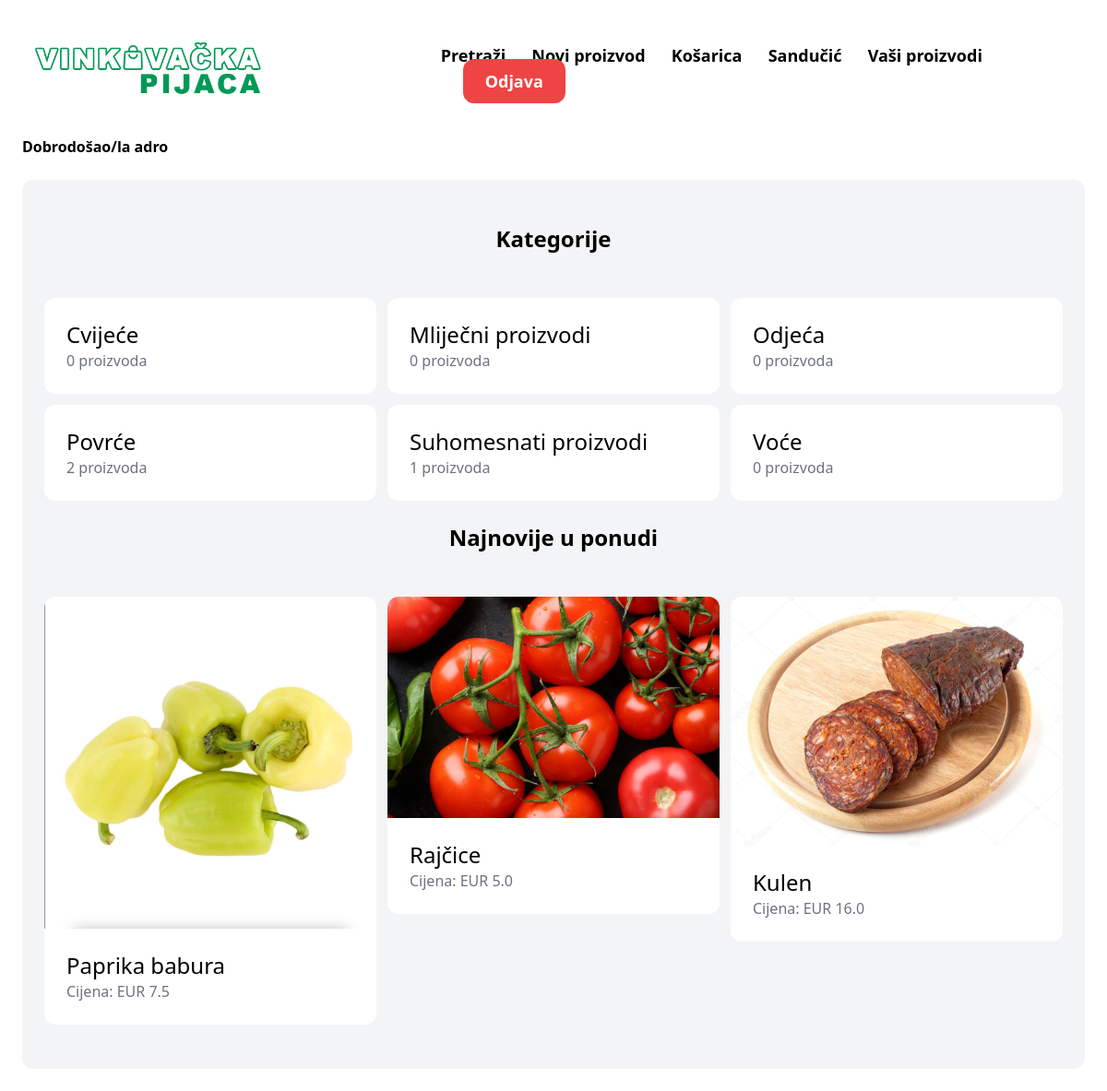
Page / (signed in) on the committed database.
### item/models.py (models this page shows, shortened)
class Category(models.Model):
    title = models.CharField(max_length=255)
    class Meta:
        ordering = ('title',)
        verbose_name_plural = 'Categories'

class Item(models.Model):
    category = models.ForeignKey(Category, related_name='items', on_delete=models.CASCADE)
    title = models.CharField(max_length=255)
    description = models.TextField(blank=True, null=True)
    price = models.FloatField()
    image = models.ImageField(upload_to='item_images', blank=True, null=True)
    created_at = models.DateTimeField(auto_now_add=True)
    created_by = models.ForeignKey(User, related_name='items', on_delete=models.CASCADE)

### home/views.py (the view)
# urls.py: path('', views.index, name='index')
def index(request):
    items = Item.objects.all()[0:6]
    categories = Category.objects.all()
    context = {
        'categories': categories,
        'items': items,
    }
    return render(request, 'home/index.html', context)

### home/templates/home/index.html (shortened to what this page needs)
{% extends 'home/base.html' %}
{% block content %}
    {% if request.user.is_authenticated %}
        <p><strong>Dobrodošao/la {{ request.user.username }}</strong><p>
    {% endif %}
    <div class="mt-6 px-6 py-12 bg-gray-100 rounded-xl">
        <div class="pb-6 bg-gray-100 rounded-xl">
            <h2 class="mb-12 text-2xl text-center"><b>Kategorije</b></h2>
            <div class="grid grid-cols-3 gap-3">
                {% for category in categories %}
                    <div>
                        <a href="{% url 'item:items' %}?category={{ category.id }}">
                            <div class="p-6 bg-white rounded-xl">
                                <h2 class="text-2xl">{{ category.title }}</h2>
                                <p class="text-gray-500">{{ category.items.count }} proizvoda</p>
                            </div>
                        </a>
                    </div>
                {% endfor %}
            </div>
        </div>
        <h2 class="mb-12 text-2xl text-center"><b>Najnovije u ponudi</b></h2>
        <div class="grid grid-cols-3 gap-3">
            {% for item in items %}
                <div class="hover:scale-105 ease-in-out duration-300">
                    <a href="{% url 'item:detail' item.id %}">
                        <div>
                            <img src="{{ item.image.url }}" class="rounded-t-xl">
                        </div>
                        <div class="p-6 bg-white rounded-b-xl">
                            <h2 class="text-2xl">{{ item.title }}</h2>
                            <p class="text-gray-500">Cijena: EUR {{ item.price }}</p>
                        </div>
                    </a>
                </div>
            {% endfor %}
        </div>
    </div>
{% endblock %}

### rows in the picture
Category: title "Cvijeće", items.count "0"
Category: title "Mliječni proizvodi", items.count "0"
Category: title "Odjeća", items.count "0"
Category: title "Povrće", items.count "2"
Category: title "Suhomesnati proizvodi", items.count "1"
Category: title "Voće", items.count "0"
Item: image (picture), title "Paprika babura", price "7.5"
Item: image (picture), title "Rajčice", price "5.0"
Item: image (picture), title "Kulen", price "16.0"

### other values in the picture
{{ request.user.username }} "adro"
